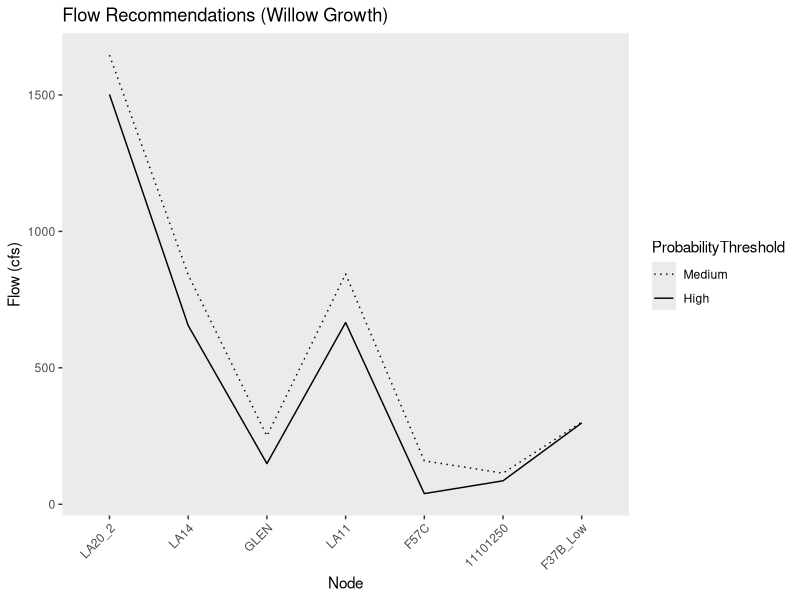
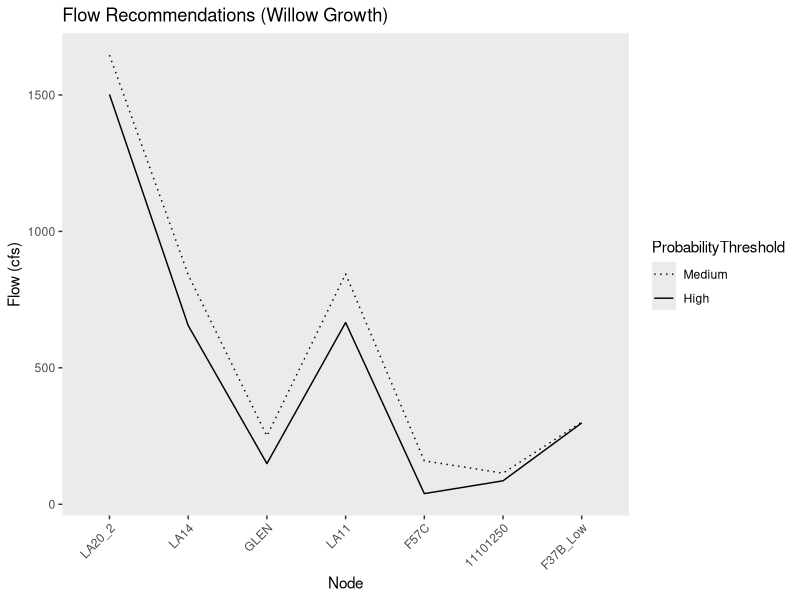
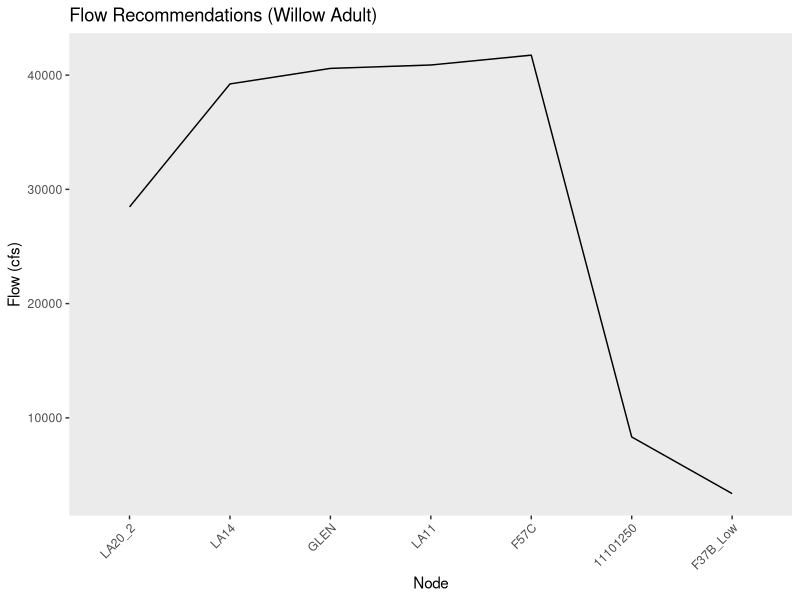

Here is the R script that generated these plots, in order:
## flow recs figures

library(tidyr)
library(tidyverse)
library(ggplot2)

## save in directory
getwd()
out.dir <- "/Users/katieirving/Library/CloudStorage/OneDrive-SCCWRP/Documents - Katie’s MacBook Pro/git/LARiver_Sp_Model/figures/results"

## upload data

data <- read.csv("synthesis/willow_flow_recs_example.csv")
data

### growth
data_growth <- data %>%
  filter(LifeStage == "Growth") %>%
  pivot_longer(Medium:High, names_to = "ProbabilityThreshold", values_to = "Flow")
str(data_growth)
data_growth$Node <- as.factor(data_growth$Node)
data_growth

level_order <- c('LA20_2', 'LA14', 'GLEN', 'LA11', 'F57C', '11101250', 'F37B_Low') #this vector might be useful for other plots/analyses


p1 <- ggplot(data_growth, aes(x = factor(Node, level = level_order), y=Flow)) +
  geom_line(aes( group = ProbabilityThreshold, lty = ProbabilityThreshold)) +
  scale_linetype_manual(values= c("dotted", "solid"),
                        breaks=c("Medium", "High"))+
  # facet_wrap(~variable, scales="free_x", nrow=3, labeller=labeller(variable = labels)) +
  theme(panel.grid.major = element_blank(), panel.grid.minor = element_blank(), 
        axis.text.x = element_text(angle = 45, hjust=1)) +
  labs(title = "Flow Recommendations (Willow Growth)",
       y = "Flow (cfs)",
       x = "Node") #+ theme_bw(base_size = 15)

p1
file.name1 <- paste0(out.dir, "willow_growth_flo_recs.jpg")
ggsave(p1, filename=file.name1, dpi=300, height=5, width=6)

### adult

data_adult <- data %>%
  filter(LifeStage == "Adult") %>%
  pivot_longer(Medium:High, names_to = "ProbabilityThreshold", values_to = "Flow")
str(data_adult)
data_adult
data_growth$Node <- as.factor(data_growth$Node)


level_order <- c('LA20_2', 'LA14', 'GLEN', 'LA11', 'F57C', '11101250', 'F37B_Low') #this vector might be useful for other plots/analyses


p2 <- ggplot(data_adult, aes(x = factor(Node, level = level_order), y=Flow)) +
  geom_line(aes( group = ProbabilityThreshold, lty = ProbabilityThreshold)) +
  scale_linetype_manual(values= c("dotted", "solid"),
                        breaks=c("Medium", "High"))+
  # facet_wrap(~variable, scales="free_x", nrow=3, labeller=labeller(variable = labels)) +
  theme(panel.grid.major = element_blank(), panel.grid.minor = element_blank(), 
        axis.text.x = element_text(angle = 45, hjust=1),  legend.position = "none") +
  labs(title = "Flow Recommendations (Willow Adult)",
       y = "Flow (cfs)",
       x = "Node") #+ theme_bw(base_size = 15)



file.name2 <- paste0(out.dir, "willow_adult_flo_recs.jpg")
ggsave(p2, filename=file.name2, dpi=300, height=5, width=6)
